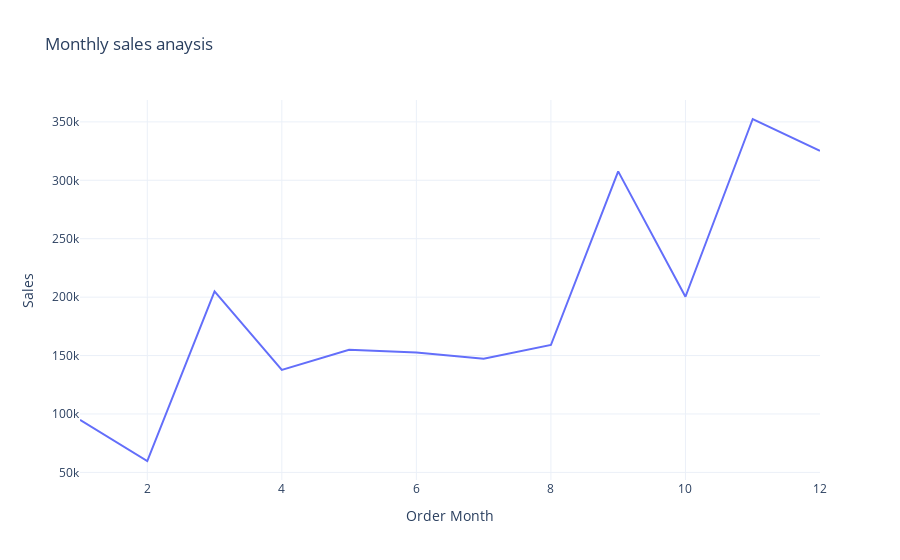

The notebook cell this image was saved under:
### Code cell
px.line(sales, x='Order Month', y='Sales', title='Monthly sales anaysis')

### Figure 1 — Plotly figure (JSON) as saved in the notebook; plotly's stock layout.template omitted (floating-point values rounded to 4 significant figures)
{"data": [{"hovertemplate": "Order Month=%{x}<br>Sales=%{y}<extra></extra>", "legendgroup": "", "line": {"color": "#636efa", "dash": "solid"}, "marker": {"symbol": "circle"}, "mode": "lines", "name": "", "orientation": "v", "showlegend": false, "type": "scatter", "x": [1, 2, 3, 4, 5, 6, 7, 8, 9, 10, 11, 12], "xaxis": "x", "y": [94920.0, 59750.0, 205000.0, 137800.0, 155000.0, 152700.0, 147200.0, 159000.0, 307600.0, 200300.0, 352500.0, 325300.0], "yaxis": "y"}], "layout": {"autosize": true, "legend": {"tracegroupgap": 0}, "title": {"text": "Monthly sales anaysis"}, "xaxis": {"anchor": "y", "autorange": true, "domain": [0, 1], "range": [1, 12], "title": {"text": "Order Month"}, "type": "linear"}, "yaxis": {"anchor": "x", "autorange": true, "domain": [0, 1], "range": [43490.0, 368700.0], "title": {"text": "Sales"}, "type": "linear"}}}
